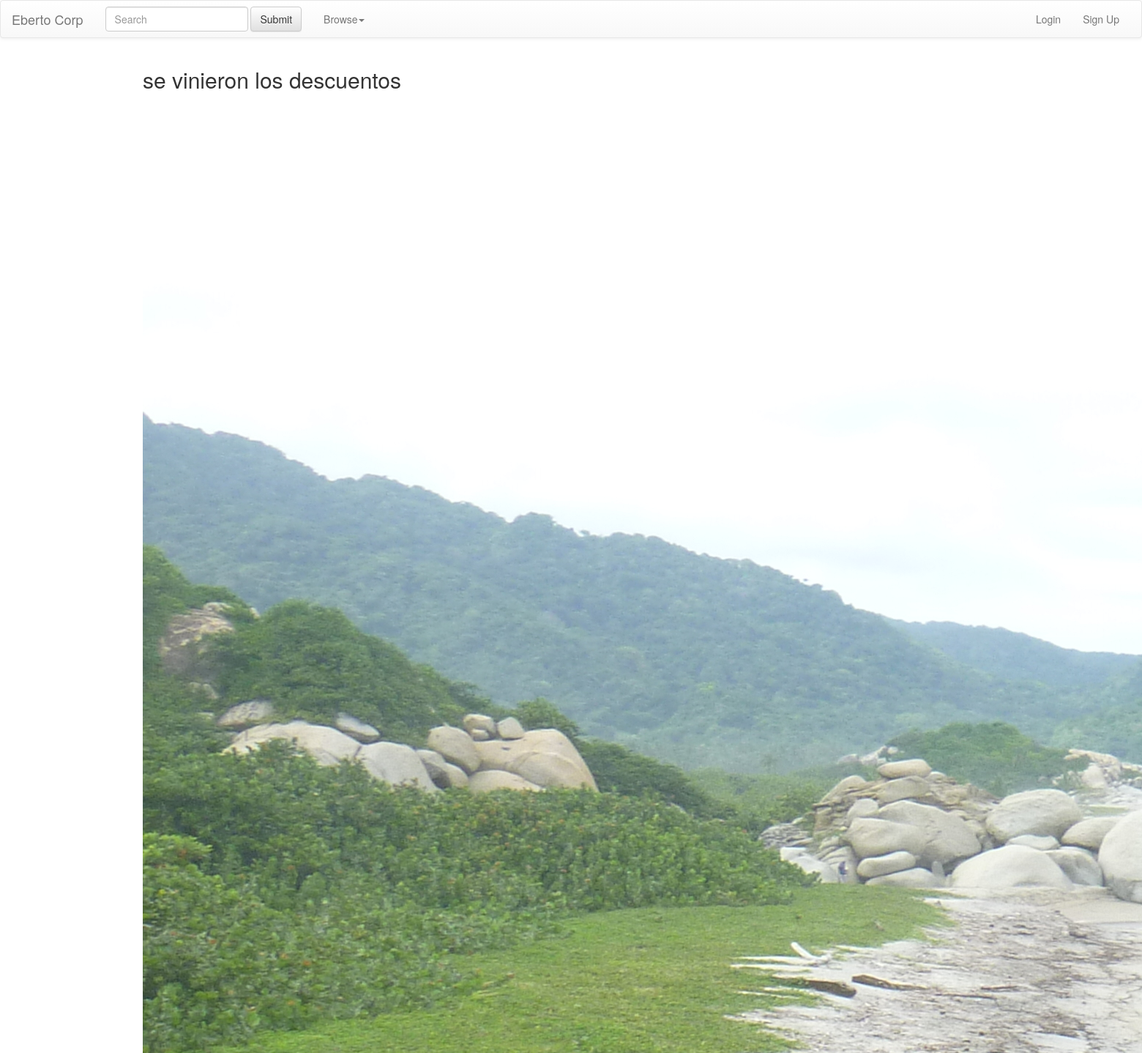
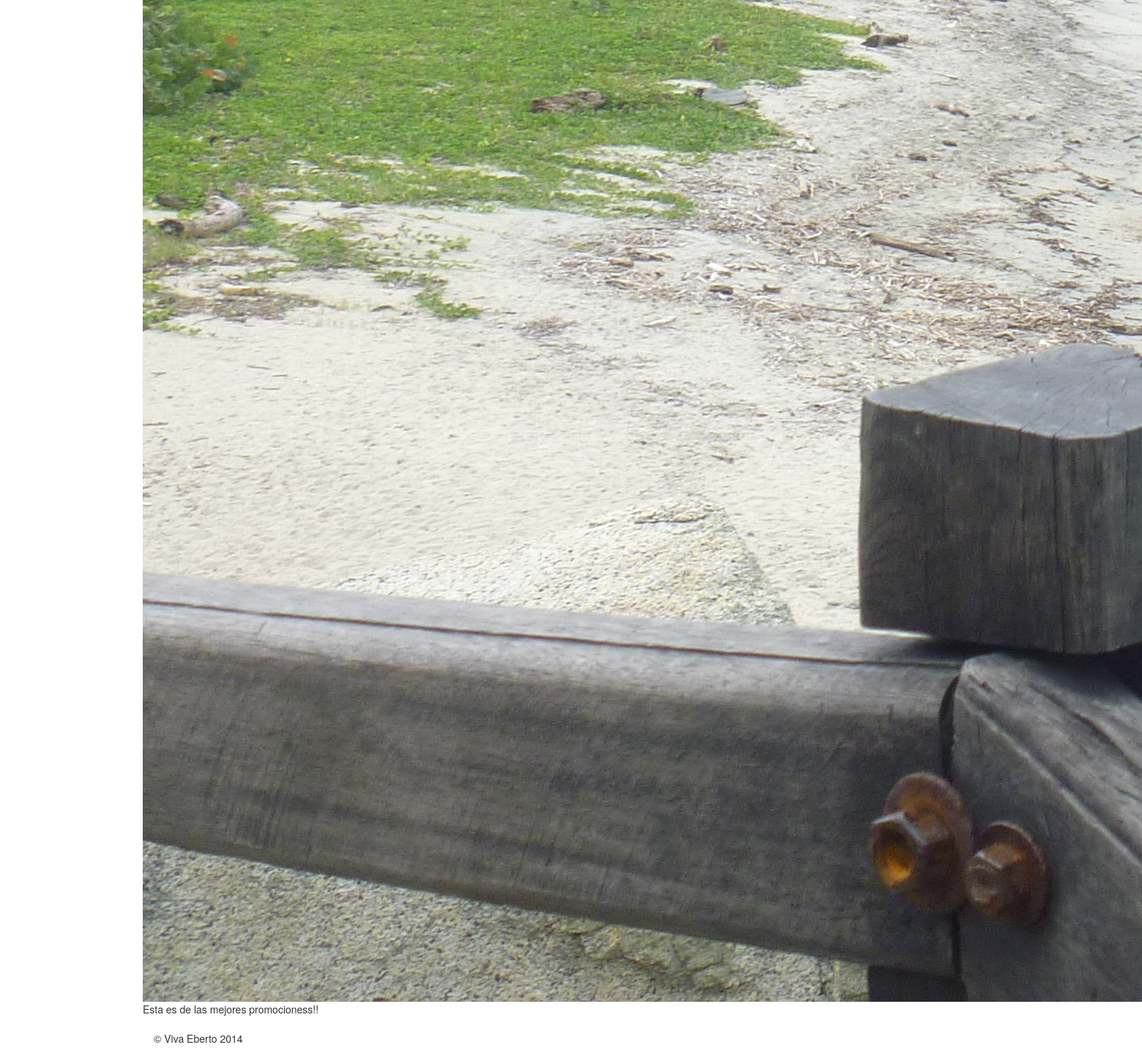
Page /deal/sale-50/ on the committed database (2 pictures, top to bottom).
### deals/models.py (models this page shows, shortened)
class Deal(models.Model):
	institution = models.ForeignKey(Institution, blank=True)
	title = models.CharField(max_length=114, blank=False)
	header = models.CharField(max_length=114, blank=False)
	thumbnail = models.FileField(upload_to='institutions/deals/', blank=True, null=True)
	slug = models.SlugField(unique=True, max_length=255)
	content = models.TextField(max_length=255, null=True)
	visibility_value = models.IntegerField(max_length=2, blank=True, null=True)
	active = models.BooleanField(default=False)
	created = models.DateTimeField(auto_now_add=True)

### deals/views.py (the view)
# urls.py: url(r'^(?P<slug>[\w\-]+)/$', views.DetailView.as_view(), name='country_detail'),
class DetailView(generic.DetailView):
    model = Deal
    template_name = 'institution/deals/detail.html'

### templates/institution/deals/detail.html (shortened to what this page needs)
{% extends 'base.html' %}
{% block content %}
<div class="span12">
<h2>{{ deal.header }}</h2>
<img src="{{ deal.thumbnail.url }}" alt="" />
<p>{{ deal.content }}</p>
</div>
{% endblock %}

### rows in the picture
Deal: header "se vinieron los descuentos", thumbnail (picture), content "Esta es de las mejores promocioness!!"
